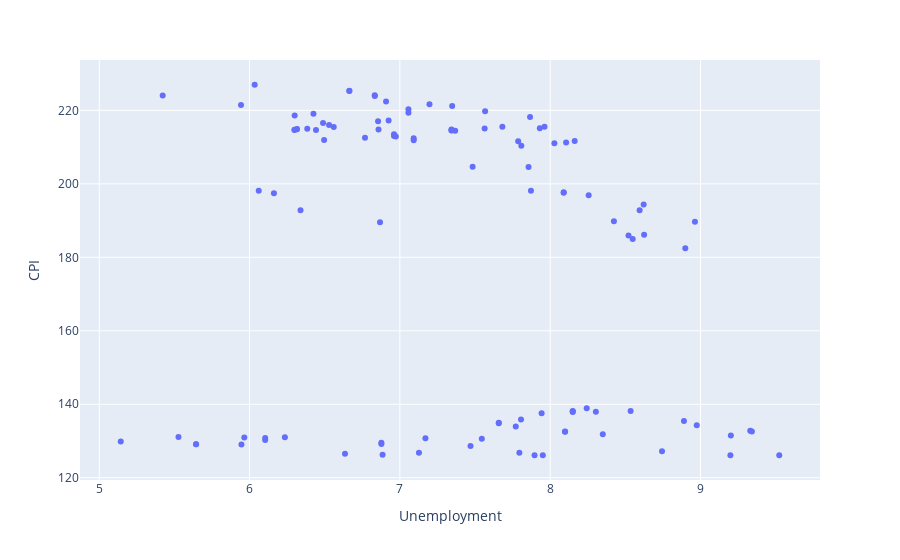

The notebook cell this image was saved under:
### Markdown cell above
### Plot

### Code cell
fig = px.scatter(df,x="Unemployment",y="CPI")
fig.update_layout(bargap=0.1, xaxis=dict(tickmode='linear', dtick=1))
fig.show()
